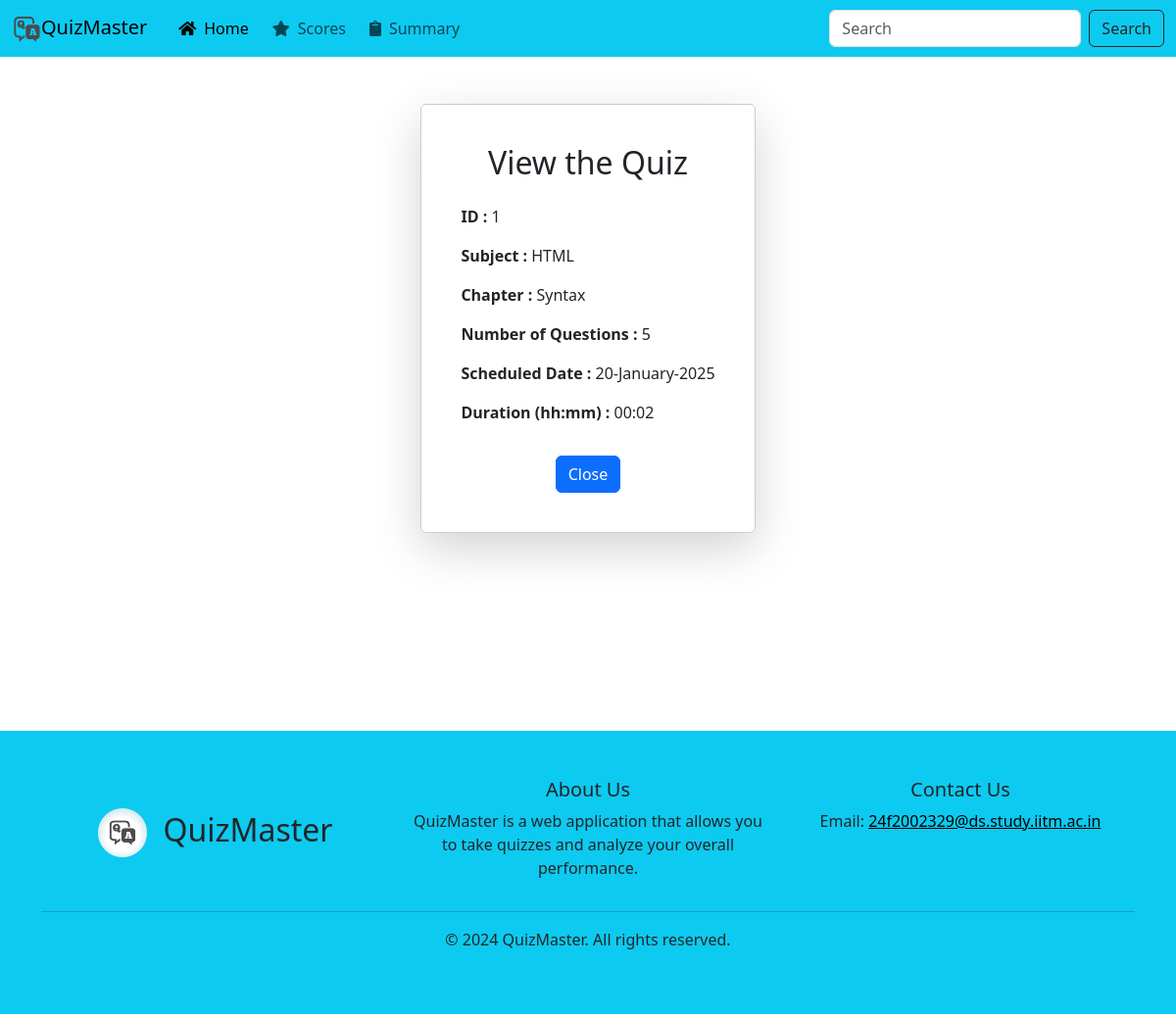
Before: /user/view_quiz/1 with the older database file.
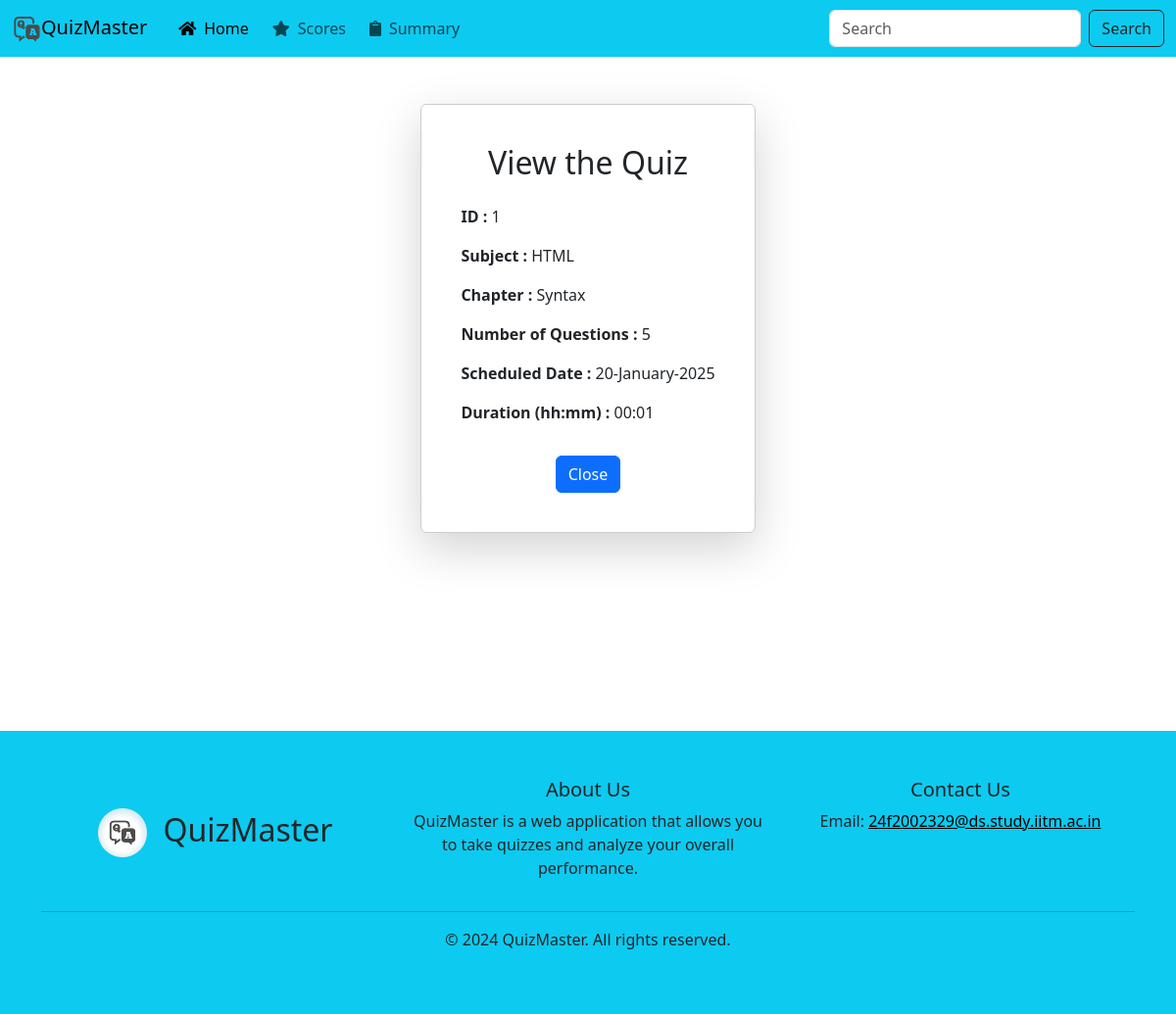
After: the same page with the newer database file.
### app/models/models.py (models this page shows)
class Quiz(db.Model):
    id = db.Column(db.Integer, primary_key=True)
    quiz_date = db.Column(db.DateTime, nullable=True)
    duration = db.Column(db.Integer, nullable=False)
    status = db.Column(db.String(20), default='pending')
    chapter_id = db.Column(db.Integer, db.ForeignKey('chapter.id'), nullable=False)
    questions = db.relationship('Question', backref='quiz', lazy=True)

class Subject(db.Model):
    id = db.Column(db.Integer, primary_key=True)
    name = db.Column(db.String(100), nullable=False)
    desc = db.Column(db.String(200), nullable=True)
    chapters = db.relationship('Chapter', backref='subject', lazy=True)

class Chapter(db.Model):
    id = db.Column(db.Integer, primary_key=True)
    name = db.Column(db.String(100), nullable=False)
    subject_id = db.Column(db.Integer, db.ForeignKey('subject.id'), nullable=False)
    quizzes = db.relationship('Quiz', backref='chapter', lazy=True)

### app/routes/user.py (the view)
@user_blueprint.route('/view_quiz/<int:quiz_id>')
def view_quiz(quiz_id):
    quiz = Quiz.query.get(quiz_id)
    return render_template('user/view_quiz.html', quiz=quiz)

### app/templates/user/view_quiz.html
{% extends "base.html" %}
{% block content %}
<section class="vh-90 content">
    <div class="container d-flex justify-content-center align-items-center mt-5">
        <div class="card text-center shadow-lg p-4 mb-5 bg-white rounded" style="max-width: auto; border: 1px solid #ccc;">
            <div class="card-body">
                <h2 class="card-title mb-4">View the Quiz</h2>
                <div class="text-start">
                    <p class="mb-3"><strong>ID :</strong> {{ quiz.id }}</p>
                    <p class="mb-3"><strong>Subject :</strong> {{ quiz.chapter.subject.name }}</p>
                    <p class="mb-3"><strong>Chapter :</strong> {{ quiz.chapter.name }}</p>
                    <p class="mb-3"><strong>Number of Questions :</strong> {{ quiz.questions|length }}</p>
                    <p class="mb-3"><strong>Scheduled Date :</strong> {{ quiz.quiz_date.strftime('%d-%B-%Y') }}</p>
                    <p class="mb-3"><strong>Duration (hh:mm) :</strong> {{ quiz.duration|int_to_time }}</p>
                </div>
                <button class="btn btn-primary mt-3 mx-2" onclick="window.history.back()">Close</button>
            </div>
        </div>
    </div>
</section>
{% endblock %}

### app/templates/base.html (shortened to what this page needs)
<!DOCTYPE html>
<html lang="en">
<head>
    <link rel="stylesheet" href="{{ url_for('static', filename='css/bootstrap.min.css') }}">
    <link rel="stylesheet" href="{{ url_for('static', filename='css/style.css') }}">
    <link rel="stylesheet" href="https://cdnjs.cloudflare.com/ajax/libs/font-awesome/5.15.4/css/all.min.css">
</head>
<body>
    <header>
    <nav class="navbar navbar-expand-lg navbar-light bg-info">
        <div class="container-fluid">
              {% if session['user_id'] == 0 %}
          <a class="navbar-brand site-title" href="{{ url_for('admin.dashboard')}}"><img src="{{ url_for('static', filename='img/logo.png') }}" width="30" height="30">QuizMaster</a>
          <button class="navbar-toggler" type="button" data-bs-toggle="collapse" data-bs-target="#navbarSupportedContent" aria-controls="navbarSupportedContent" aria-expanded="false" aria-label="Toggle navigation">
            <span class="navbar-toggler-icon"></span>
          </button>
          <div class="collapse navbar-collapse" id="navbarSupportedContent">
            <ul class="navbar-nav me-auto mb-2 mb-lg-0">
              <li class="nav-item">
                <a class="nav-link active" aria-current="page" href="{{ url_for('admin.dashboard')}}"><i class="fas fa-home px-2"></i>Home</a>
              </li>
              <li class="nav-item">
                <a class="nav-link" href="{{ url_for('admin.quiz') }}"><i class="fas fa-star px-2"></i>Quiz</a>
              </li>
              <li class="nav-item">
                <a class="nav-link" href="{{ url_for('admin.summary') }}"><i class="fas fa-clipboard px-2"></i>Summary</a>
              </li>
                <li class="nav-item">
                <a class="nav-link" href="{{ url_for('admin.logout') }}">Logout<i class="fas fa-sign-out-alt px-2"></i></a>
                </li>
            </ul>
            <form class="d-flex">
              <input class="form-control me-2" type="search" placeholder="Search" aria-label="Search">
              <button class="btn btn-outline-dark" type="submit">Search</button>
            </form>
            <div class="dropdown mx-2 my-3">
              <a class="nav-link dropdown-toggle text-dark mx-auto px-auto" href="#" id="profileDropdown" role="button" data-bs-toggle="dropdown" aria-expanded="false">
                  <i class="fas fa-user-circle fa-lg px-2"></i> Welcome Admin
              </a>
              <ul class="dropdown-menu dropdown-menu-end" aria-labelledby="profileDropdown">
                  <li><a class="dropdown-item" href="{{ url_for('admin.logout') }}">Logout</a></li>
              </ul>
          </div>
          </div>
              {% else %}
          <a class="navbar-brand site-title" href="{{ url_for('user.dashboard')}}"><img src="{{ url_for('static', filename='img/logo.png') }}" width="30" height="30">QuizMaster</a>
          <div class="collapse navbar-collapse" id="navbarSupportedContent">
            <ul class="navbar-nav me-auto mb-2 mb-lg-0">
              <li class="nav-item">
                <a class="nav-link active" aria-current="page" href="{{ url_for('user.dashboard')}}"><i class="fas fa-home px-2"></i>Home</a>
              </li>
              <li class="nav-item">
                <a class="nav-link" href="{{ url_for('user.scores') }}"><i class="fas fa-star px-2"></i>Scores</a>
              </li>
              <li class="nav-item">
                <a class="nav-link" href="{{ url_for('user.summary') }}"><i class="fas fa-clipboard px-2"></i>Summary</a>
              </li>
            </ul>
            <form class="d-flex">
              <input class="form-control me-2" type="search" placeholder="Search" aria-label="Search">
              <button class="btn btn-outline-dark" type="submit">Search</button>
            </form>
          {% endif %}
          </div>
        </div>
      </nav>
    </header>
    <main>
        {% block content %}{% endblock %}
    </main>
    <footer class="footer bg-info">
        <div class="container py-5">
            <div class="row">
                <div class="col-md-4 text-center py-auto my-auto">
                    <h2><img src="{{ url_for('static', filename='img/favicon2.png') }}" class="me-3" alt="logo" style="border-radius: 1rem 0 0 1rem; height: 50px; width: 50px;" />QuizMaster</h2>
                </div>
                <div class="col-md-4 text-center">
                    <h5>About Us</h5>
                    <p>
                      QuizMaster is a web application
                      that allows you to take quizzes
                      and analyze your overall performance.
                   </p>
                </div>
                <div class="col-md-4 text-center">
                    <h5>Contact Us</h5>
                    <ul class="list-unstyled">
                        <li>Email: <a href="mailto:24f2002329@ds.study.iitm.ac.in" style="color: black;">24f2002329@ds.study.iitm.ac.in</a></li>
                    </ul>
                </div>
            </div>
            <hr>
            <p class="text-center" >&copy; 2024 QuizMaster. All rights reserved.</p>
            </div>
    </footer>
</body>
</html>

### app/static/css/style.css (style rules this page uses)
body, html { height: 90vh; }
.content { min-height: 80vh; }
.footer { position: relative; bottom: 0; width: 100%; }
.card { border-radius: 4px; background: #fff; box-shadow: 0 6px 10px rgba(0,0,0,.08), 0 0 6px rgba(0,0,0,.05); transition: .3s transform cubic-bezier(.155,1.105,.295,1.12),.3s box-shadow,.3s -webkit-transform cubic-bezier(.155,1.105,.295,1.12); padding: 14px 80px 18px 36px; cursor: pointer; }
.list-unstyled li { margin-bottom: 10px; }

Changed rows visible on the page:
changed Quiz id 1: duration "00:02" → "00:01"
